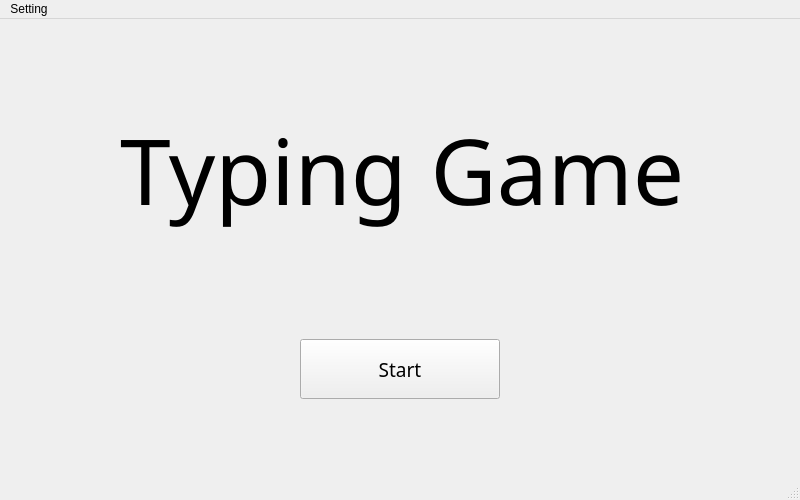
<?xml version="1.0" encoding="UTF-8"?>
<ui version="4.0">
 <class>MainWindow</class>
 <widget class="QMainWindow" name="MainWindow">
  <property name="geometry">
   <rect>
    <x>0</x>
    <y>0</y>
    <width>800</width>
    <height>500</height>
   </rect>
  </property>
  <property name="font">
   <font/>
  </property>
  <property name="windowTitle">
   <string>MainWindow</string>
  </property>
  <widget class="QWidget" name="centralwidget">
   <widget class="QLabel" name="label">
    <property name="geometry">
     <rect>
      <x>120</x>
      <y>30</y>
      <width>771</width>
      <height>241</height>
     </rect>
    </property>
    <property name="font">
     <font>
      <family>Jokerman</family>
      <pointsize>68</pointsize>
     </font>
    </property>
    <property name="text">
     <string>Typing Game</string>
    </property>
   </widget>
   <widget class="QPushButton" name="pushButton">
    <property name="geometry">
     <rect>
      <x>300</x>
      <y>320</y>
      <width>200</width>
      <height>60</height>
     </rect>
    </property>
    <property name="font">
     <font>
      <family>Lucida Handwriting</family>
      <pointsize>14</pointsize>
     </font>
    </property>
    <property name="text">
     <string>Start</string>
    </property>
   </widget>
  </widget>
  <widget class="QMenuBar" name="menubar">
   <property name="geometry">
    <rect>
     <x>0</x>
     <y>0</y>
     <width>800</width>
     <height>29</height>
    </rect>
   </property>
   <widget class="QMenu" name="menuSetting">
    <property name="title">
     <string>Setting</string>
    </property>
    <addaction name="actionquit"/>
   </widget>
   <addaction name="menuSetting"/>
  </widget>
  <widget class="QStatusBar" name="statusbar"/>
  <action name="actionRestart">
   <property name="text">
    <string>Restart</string>
   </property>
  </action>
  <action name="actionquit">
   <property name="text">
    <string>Quit</string>
   </property>
  </action>
 </widget>
 <resources/>
 <connections/>
</ui>
